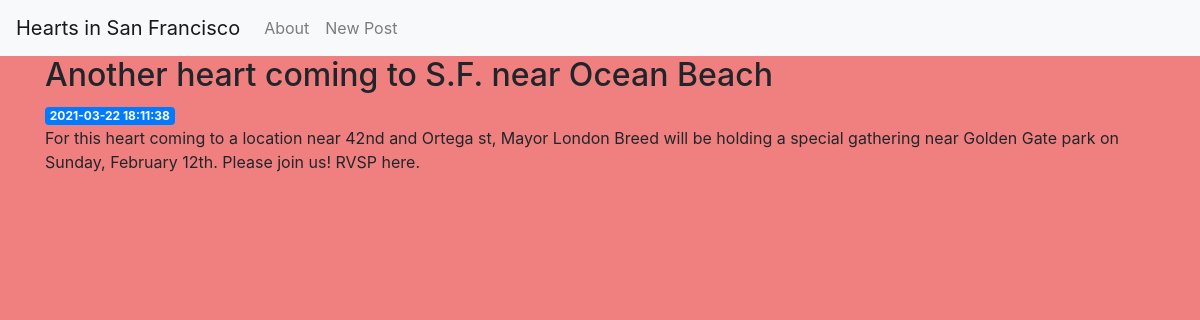
/7, run on the app's committed database.
### tables this page shows
CREATE TABLE posts (
    id INTEGER PRIMARY KEY AUTOINCREMENT, 
    created TIMESTAMP NOT NULL DEFAULT CURRENT_TIMESTAMP,
    title TEXT NOT NULL,
    content TEXT NOT NULL
);

### app.py (the view)
@app.route('/<int:post_id>')
def post(post_id):
    post = get_post(post_id)
    return render_template('post.html', post=post)

### app.py (called while the page is built)
def get_db_connection():
    conn = sqlite3.connect('database.db')
    conn.row_factory = sqlite3.Row
    return conn

def get_post(post_id):
    conn = get_db_connection()
    post = conn.execute('SELECT * FROM posts WHERE id = ?', (post_id,)).fetchone()
    conn.close()
    if post is None:
        abort(404)
    return post

### templates/post.html
{% extends 'base.html' %}
{% block content %}
    <h2>{% block title %} {{ post['title'] }} {% endblock %}</h2>
    <span class="badge badge-primary">{{ post['created'] }}</span>
    <p>{{ post['content'] }}</p>
{% endblock %}

### templates/base.html (style rules this page uses)
body { background-color: lightcoral; }

### data on the page
posts: title "Another heart coming to S.F. near Ocean Beach", created "2021-03-22 18:11:38", content "For this heart coming to a location near 42nd and Ortega st, Mayor London Breed will be holding a special gathering near Golden Gate park on Sunday, February 12th. Please join us! RVSP here."
